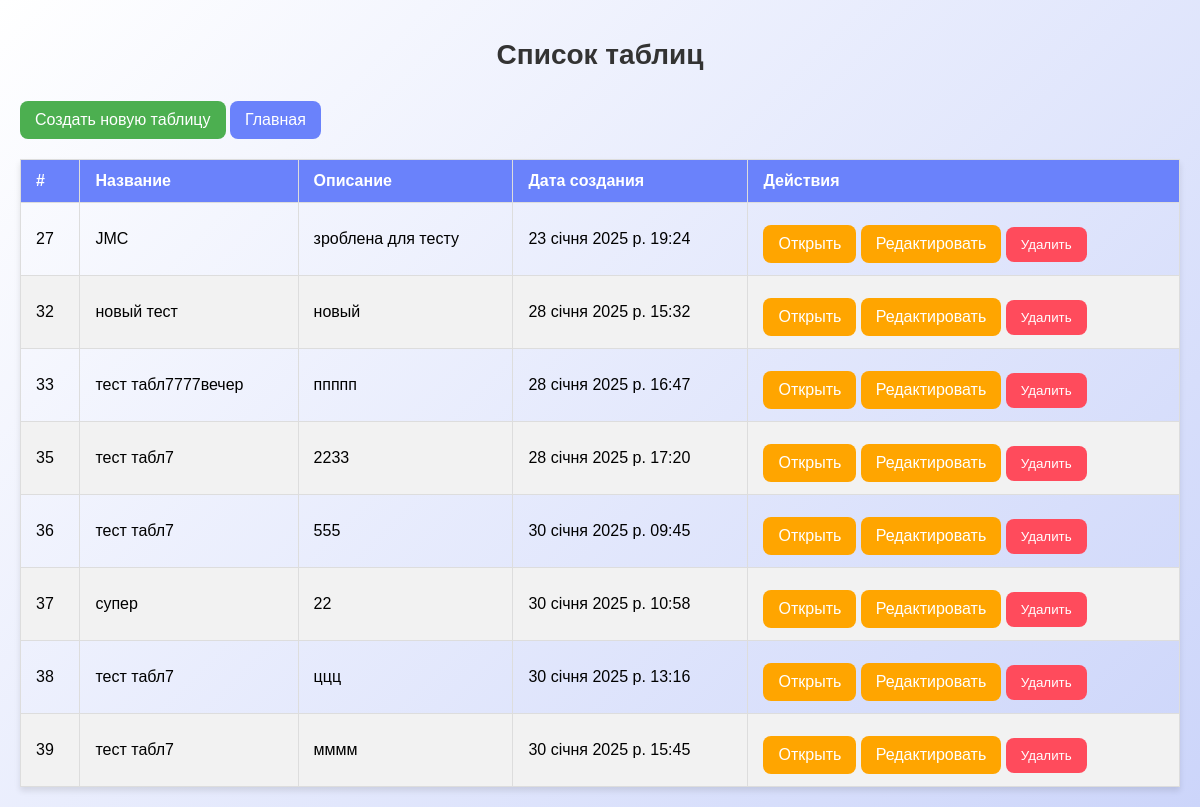
The app's page /clients/tables/, older data.
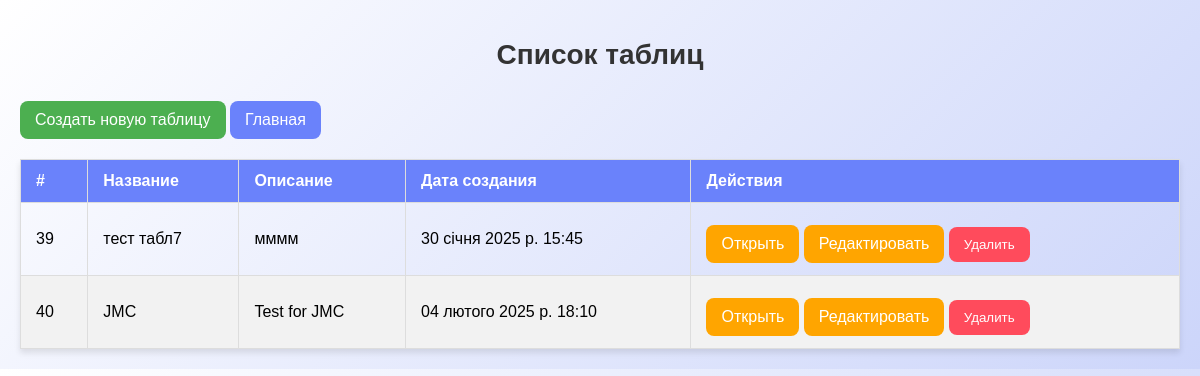
The same page, newer data.
### clients/models.py (models this page shows, shortened)
class CustomTable(models.Model):
    name = models.CharField(max_length=255)  # Название таблицы
    description = models.TextField(blank=True, null=True)
    created_at = models.DateTimeField(auto_now_add=True)  # Дата создания таблицы
    updated_at = models.DateTimeField(auto_now=True)  # Последнее обновление таблицы
    visible_fields = models.JSONField(default=list, blank=True)  # Отображаемые поля в формате списка
    group = models.ForeignKey(
        Group,
        on_delete=models.SET_NULL,
        null=True,
        blank=True,
        related_name='tables',
        verbose_name='Группа с доступом'
    )

### clients/views.py (the view)
# urls.py: path('tables/', views.custom_table_list, name='custom_table_list'),  # Список таблиц
def custom_table_list(request):
    tables = CustomTable.objects.all()
    return render(request, 'clients/table_list.html', {'tables': tables})  # Исправлен путь к шаблону

### clients/templates/clients/table_list.html (shortened to what this page needs)
{% load static %}
<!DOCTYPE html>
<html lang="en">
<head>
    <link rel="stylesheet" href="{% static 'css/clientlist.css' %}">
</head>
<body>
    <h1>Список таблиц</h1>
    <a href="{% url 'custom_table_create' %}" class="btn-add">Создать новую таблицу</a>
    <a href="{% url 'main_dashboard' %}" class="btn-main">Главная</a>
    <table>
        <thead>
            <tr>
                <th>#</th>
                <th>Название</th>
                <th>Описание</th>
                <th>Дата создания</th>
                <th>Действия</th>
            </tr>
        </thead>
        <tbody>
            {% for table in tables %}
            <tr>
                <td>{{ table.id }}</td>
                <td>{{ table.name }}</td>
                <td>{{ table.description }}</td>
                <td>{{ table.created_at }}</td>
                <td>
                    <a href="{% url 'custom_row_list' table.id %}" class="btn-edit">Открыть</a>
                    <a href="{% url 'custom_table_edit' table.id %}" class="btn-edit">Редактировать</a>
                    <form action="{% url 'custom_table_delete' table.id %}" method="POST" style="display:inline;">
                        <button type="submit" class="btn-delete">Удалить</button>
                    </form>
                </td>
            </tr>
            {% empty %}
            <tr>
                <td colspan="5">Нет созданных таблиц</td>
            </tr>
            {% endfor %}
        </tbody>
    </table>
</body>
</html>

Row changes from the older to the newer data that the page shows:
removed CustomTable: id "27", name "JMC", description "зроблена для тесту", created_at "23 січня 2025 р. 19:24"
removed CustomTable: id "32", name "новый тест", description "новый", created_at "28 січня 2025 р. 15:32"
removed CustomTable: id "33", name "тест табл7777вечер", description "ппппп", created_at "28 січня 2025 р. 16:47"
removed CustomTable: id "35", name "тест табл7", description "2233", created_at "28 січня 2025 р. 17:20"
removed CustomTable: id "36", name "тест табл7", description "555", created_at "30 січня 2025 р. 09:45"
removed CustomTable: id "37", name "супер", description "22", created_at "30 січня 2025 р. 10:58"
removed CustomTable: id "38", name "тест табл7", description "ццц", created_at "30 січня 2025 р. 13:16"
added CustomTable: id "40", name "JMC", description "Test for JMC", created_at "04 лютого 2025 р. 18:10"
